Frame 1 (no input): blank canvas, image omitted
Frame 60 (the mouse pressed at the canvas centre just before this capture): blank canvas, image omitted
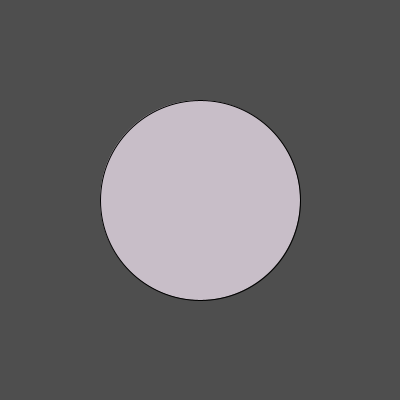
Frame 120 (the mouse held since frame 60 and released just before this capture)

The Processing sketch whose frames 1 and 60 were blank and that drew this single picture after the mouse press (run headless with seeded random() and noise(); from frame 60 on, the mouse is pressed at the canvas centre):

// Processing sketch: processing_37155
// ── processing_37155.pde

void setup(){
  size (400,400);
}
  
  void draw (){
    background(78);
    fill(mouseX,190,mouseY);
    ellipse(200,200,mouseY,mouseX);
  }
 
    
